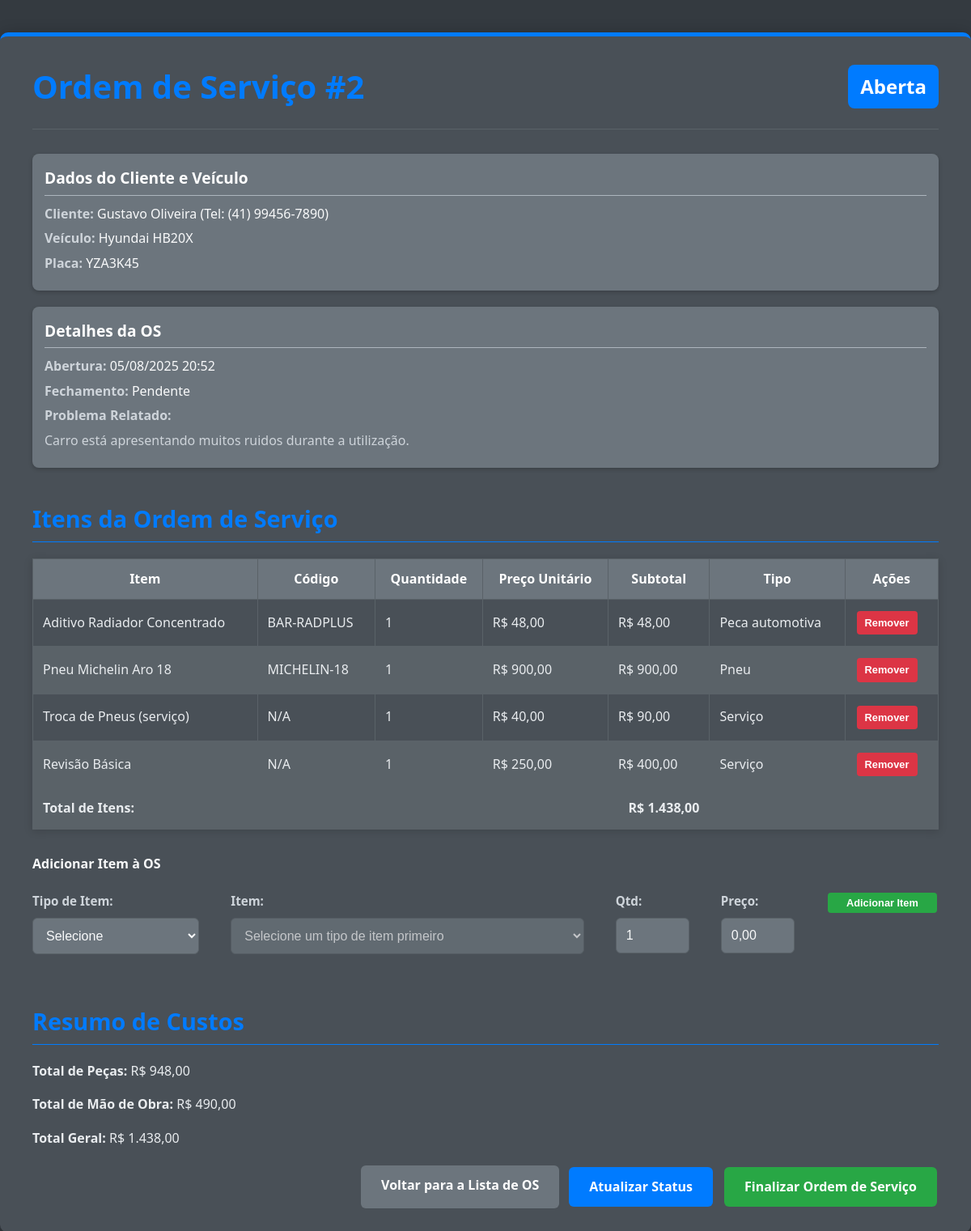
The page /os/editar_os.php?id=2 (signed in) on the database its author committed.
### tables this page shows
CREATE TABLE `ordens_servico` (
  `id` int NOT NULL,
  `cliente_id` int NOT NULL,
  `data_abertura` datetime DEFAULT CURRENT_TIMESTAMP,
  `data_fechamento` datetime DEFAULT NULL,
  `problema_relatado` text,
  `diagnostico` text,
  `servicos_executados` text,
  `total_pecas` decimal(10,2) DEFAULT NULL,
  `total_mao_obra` decimal(10,2) DEFAULT NULL,
  `total_geral` decimal(10,2) DEFAULT NULL,
  `status` enum('aberta','em_andamento','aguardando_peca','concluida','cancelada') DEFAULT 'aberta',
  `veiculo_id` varchar(45) NOT NULL
);

CREATE TABLE `clientes` (
  `id` int NOT NULL,
  `nome` varchar(100) NOT NULL,
  `telefone` varchar(20) DEFAULT NULL,
  `email` varchar(100) DEFAULT NULL,
  `cpf_cnpj` varchar(20) DEFAULT NULL,
  `tipo_cliente` enum('PF','PJ') DEFAULT NULL,
  `endereco` text
);

CREATE TABLE `veiculos` (
  `id` int NOT NULL,
  `cliente_id` int NOT NULL,
  `marca` varchar(50) DEFAULT NULL,
  `modelo` varchar(50) DEFAULT NULL,
  `ano` int DEFAULT NULL,
  `placa` varchar(10) DEFAULT NULL,
  `chassi` varchar(50) DEFAULT NULL
);

CREATE TABLE `itens_os` (
  `id` int NOT NULL,
  `os_id` int NOT NULL,
  `quantidade` int DEFAULT NULL,
  `preco_unitario` decimal(10,2) DEFAULT NULL,
  `mao_de_obra` decimal(10,2) DEFAULT NULL,
  `peca_id` int DEFAULT NULL,
  `servico_id` int DEFAULT NULL,
  `itens_oscol` varchar(45) DEFAULT NULL
);

CREATE TABLE `pecas` (
  `id` int NOT NULL,
  `nome_peca` varchar(100) NOT NULL,
  `descricao` text,
  `fabricante` varchar(50) DEFAULT NULL,
  `codigo_peca` varchar(50) DEFAULT NULL,
  `quantidade` int NOT NULL,
  `preco_custo` decimal(10,2) DEFAULT NULL,
  `preco_venda` decimal(10,2) DEFAULT NULL,
  `localizacao_estoque` varchar(50) DEFAULT NULL,
  `tipo_item` enum('peca_automotiva','pneu','acessorio_borracharia','servico_borracharia') DEFAULT 'peca_automotiva'
);

CREATE TABLE `servicos` (
  `id` int NOT NULL,
  `nome_servico` varchar(100) NOT NULL,
  `descricao` text,
  `preco` decimal(10,2) DEFAULT NULL,
  `tipo_estabelecimento` enum('borracharia','mecanica') NOT NULL
);

### os/editar_os.php (the view, shortened to what this page needs)
<?php
$os_id = isset($_GET['id']) ? (int)$_GET['id'] : (isset($_POST['id']) ? (int)$_POST['id'] : 0);
$conn = new mysqli(DB_HOST, DB_USER, DB_PASS, DB_NAME);
$conn->begin_transaction();
$os_details = null;
$sql_os = "SELECT
            os.id, os.data_abertura, os.data_fechamento, os.problema_relatado,
            os.diagnostico, os.servicos_executados, os.total_pecas, os.total_mao_obra,
            os.total_geral, os.status,
            c.id AS cliente_id, c.nome AS cliente_nome, c.telefone AS cliente_telefone,
            v.id AS veiculo_id, v.placa AS veiculo_placa, v.marca AS veiculo_marca, v.modelo AS veiculo_modelo
          FROM
            ordens_servico os
          JOIN clientes c ON os.cliente_id = c.id
          JOIN veiculos v ON os.veiculo_id = v.id
          WHERE os.id = ?";
$stmt_os = $conn->prepare($sql_os);
$stmt_os->bind_param("i", $os_id);
$stmt_os->execute();
$result_os = $stmt_os->get_result();
if ($result_os->num_rows > 0) {
    $os_details = $result_os->fetch_assoc();
}
$itens_os = [];
$sql_itens = "SELECT
                io.id, io.quantidade, io.preco_unitario, io.mao_de_obra,
                p.nome_peca, p.codigo_peca, p.tipo_item,
                s.nome_servico
              FROM
                itens_os io
              LEFT JOIN pecas p ON io.peca_id = p.id
              LEFT JOIN servicos s ON io.servico_id = s.id
              WHERE io.os_id = ?";
if ($stmt_itens = $conn->prepare($sql_itens)) {
    $stmt_itens->bind_param("i", $os_id);
    $stmt_itens->execute();
    $result_itens = $stmt_itens->get_result();
    if ($result_itens->num_rows > 0) {
        while($row_item = $result_itens->fetch_assoc()) {
            $itens_os[] = $row_item;
        }
    }
}
?>
<!DOCTYPE html>
<html lang="pt-BR">
<head>
    <link rel="stylesheet" href="../../css/style.css">
</head>
<body>
    <div class="container">
        <?php if ($os_details): ?>
            <div class="os-header">
                <h2>Ordem de Serviço #<?php echo htmlspecialchars($os_details['id']); ?></h2>
                <?php
                    $status_class = 'status-' . str_replace(' ', '_', $os_details['status']);
                    $status_text = htmlspecialchars(ucfirst(str_replace('_', ' ', $os_details['status'])));
                ?>
                <span class="status <?php echo $status_class; ?>"><?php echo $status_text; ?></span>
            </div>
            <div class="os-details">
                <div class="detail-card">
                    <h3>Dados do Cliente e Veículo</h3>
                    <p><strong>Cliente:</strong> <?php echo htmlspecialchars($os_details['cliente_nome']); ?> (Tel: <?php echo htmlspecialchars($os_details['cliente_telefone']); ?>)</p>
                    <p><strong>Veículo:</strong> <?php echo htmlspecialchars($os_details['veiculo_marca'] . ' ' . $os_details['veiculo_modelo']); ?></p>
                    <p><strong>Placa:</strong> <?php echo htmlspecialchars($os_details['veiculo_placa']); ?></p>
                </div>
                <div class="detail-card">
                    <h3>Detalhes da OS</h3>
                    <p><strong>Abertura:</strong> <?php echo (new DateTime($os_details['data_abertura']))->format('d/m/Y H:i'); ?></p>
                    <p><strong>Fechamento:</strong> <?php echo !empty($os_details['data_fechamento']) ? (new DateTime($os_details['data_fechamento']))->format('d/m/Y H:i') : 'Pendente'; ?></p>
                    <p><strong>Problema Relatado:</strong></p>
                    <p class="problem-text"><?php echo htmlspecialchars($os_details['problema_relatado']); ?></p>
                </div>
            </div>
            <div class="os-itens-section">
                <h3>Itens da Ordem de Serviço</h3>
                <?php if (empty($itens_os)): ?>
                    <p class="no-records">Nenhum item adicionado a esta Ordem de Serviço ainda.</p>
                <?php else: ?>
                    <table class="itens-table">
                        <thead>
                            <tr>
                                <th>Item</th>
                                <th>Código</th>
                                <th>Quantidade</th>
                                <th>Preço Unitário</th>
                                <th>Subtotal</th>
                                <th>Tipo</th>
                                <th>Ações</th>
                            </tr>
                        </thead>
                        <tbody>
                            <?php
                            foreach ($itens_os as $item):
                                $subtotal = ($item['quantidade'] * $item['preco_unitario']) + ($item['mao_de_obra'] ?? 0);
                            ?>
                            <tr>
                                <td><?php echo htmlspecialchars($item['nome_peca'] ?? $item['nome_servico']); ?></td>
                                <td><?php echo htmlspecialchars($item['codigo_peca'] ?? 'N/A'); ?></td>
                                <td><?php echo htmlspecialchars(number_format($item['quantidade'], 0, ',', '.')); ?></td>
                                <td>R$ <?php echo htmlspecialchars(number_format($item['preco_unitario'], 2, ',', '.')); ?></td>
                                <td>R$ <?php echo htmlspecialchars(number_format($subtotal, 2, ',', '.')); ?></td>
                                <td><?php echo htmlspecialchars(ucfirst(str_replace('_', ' ', $item['tipo_item'] ?? 'Serviço'))); ?></td>
                                <td>
                                    <form action="remover_item_os.php" method="POST" style="display:inline;">
                                        <button type="submit" class="btn btn-delete" onclick="return confirm('Tem certeza que deseja remover este item?');">Remover</button>
                                    </form>
                                </td>
                            </tr>
                            <?php endforeach; ?>
                            <tr class="total-row">
                                <td colspan="4" class="label">Total de Itens:</td>
                                <td>R$ <?php echo htmlspecialchars(number_format($os_details['total_pecas'] + $os_details['total_mao_obra'], 2, ',', '.')); ?></td>
                                <td></td>
                                <td></td>
                            </tr>
                        </tbody>
                    </table>
                <?php endif; ?>
                <div style="margin-top: 30px;">
                    <h4>Adicionar Item à OS</h4>
                    <form action="processar_item_os.php" method="POST">
                        <div style="display: flex; gap: 15px; align-items: flex-start; flex-wrap: wrap;">
                            <div class="form-group" style="flex: 2;">
                                <label for="tipo_item_add">Tipo de Item:</label>
                                <select id="tipo_item_add" name="tipo_item_add" required>
                                    <option value="">Selecione</option>
                                </select>
                            </div>
                            <div class="form-group" style="flex: 4;">
                                <label for="item_id">Item:</label>
                                <select id="item_id" name="item_id" required disabled>
                                    <option value="">Selecione um tipo de item primeiro</option>
                                </select>
                            </div>
                            <div class="form-group" style="flex: 1;">
                                <label for="quantidade">Qtd:</label>
                                <input type="number" id="quantidade" name="quantidade" value="1" min="1" required>
                            </div>
                            <div class="form-group" id="preco-peca-group" style="flex: 1;">
                                <label for="preco_unitario">Preço:</label>
                                <input type="text" id="preco_unitario" name="preco_unitario" value="0,00" required>
                            </div>
                            <button type="submit" class="btn btn-add" style="flex: 1;">Adicionar Item</button>
                        </div>
                    </form>
                </div>
            </div>
            <div class="os-totais-section">
                <h3>Resumo de Custos</h3>
                <div class="detail-card">
                    <p><strong>Total de Peças:</strong> R$ <?php echo htmlspecialchars(number_format($os_details['total_pecas'], 2, ',', '.')); ?></p>
                    <p><strong>Total de Mão de Obra:</strong> R$ <?php echo htmlspecialchars(number_format($os_details['total_mao_obra'], 2, ',', '.')); ?></p>
                    <p><strong>Total Geral:</strong> R$ <?php echo htmlspecialchars(number_format($os_details['total_geral'], 2, ',', '.')); ?></p>
                </div>
            </div>
            <div class="action-buttons">
                <a href="listar_os.php" class="btn-back">Voltar para a Lista de OS</a>
                <a href="#" class="btn btn-primary">Atualizar Status</a> <a href="#" class="btn btn-finish-service">Finalizar Ordem de Serviço</a> </div>
        <?php else: ?>
            <p class="no-records">Ordem de Serviço não encontrada.</p>
        <?php endif; ?>
    </div>
</body>
</html>

### css/style.css (style rules this page uses)
html, body { height: 100%; margin: 0; padding: 0; }
body { font-family: 'Segoe UI', Tahoma, Geneva, Verdana, sans-serif; background-color: #212529; color: #f8f9fa; line-height: 1.6; }
.container { background-color: #343a40; padding: 30px 40px; border-radius: 10px; box-shadow: 0 4px 20px rgba(0, 0, 0, 0.4); max-width: 1000px; margin: 40px auto; border-top: 5px solid #007bff; }
h1, h2, h3 { color: #007bff; text-align: center; margin-bottom: 25px; font-weight: 600; }
p { margin-bottom: 15px; color: #e9ecef; }
.btn { padding: 5px 10px; border-radius: 4px; font-size: 0.8em; font-weight: bold; cursor: pointer; border: none; color: white; transition: background-color 0.3s ease; margin: 2px; }
.form-group { margin-bottom: 20px; }
.form-group label { display: block; margin-bottom: 8px; font-weight: 600; color: #ced4da; font-size: 0.95em; }
.form-group input[type="text"], .form-group input[type="number"], .form-group input[type="email"], .form-group input[type="datetime-local"], .form-group select, .form-group textarea { width: calc(100% - 24px); padding: 12px; border: 1px solid #495057; border-radius: 6px; font-size: 1em; box-sizing: border-box; transition: border-color 0.3s ease, box-shadow 0.3s ease; background-color: #6c757d; color: #f8f9fa; }
table { width: 100%; border-collapse: collapse; margin-top: 20px; box-shadow: 0 2px 10px rgba(0, 0, 0, 0.15); table-layout: auto; }
th, td { border: 1px solid #495057; padding: 12px; text-align: left; vertical-align: middle; word-wrap: break-word; color: #e9ecef; }
th { background-color: #6c757d; color: white; font-weight: 600; text-align: center; }
tr:nth-child(even) { background-color: #5a6268; }
.status-aberta { background-color: #007bff; color: white; padding: 4px 8px; border-radius: 4px; font-size: 0.85em; font-weight: bold; }
.btn-edit, .btn-delete, .btn-edit-os { width: 75px; padding: 6px 0; border-radius: 4px; text-decoration: none; color: white; font-size: 0.85em; white-space: nowrap; display: inline-block; text-align: center; box-sizing: border-box; transition: background-color 0.3s ease, transform 0.2s ease; line-height: 1.5; vertical-align: middle; }
.btn-delete { background-color: #dc3545; }

### rows shown on the page
ordens_servico: id "2", status "Aberta", cliente.nome "Gustavo Oliveira", cliente.telefone "(41) 99456-7890", veiculo.modelo "Hyundai HB20X", veiculo.placa "YZA3K45", data_abertura "05/08/2025 20:52", problema_relatado "Carro está apresentando muitos ruidos durante a utilização.", $os_details['total_pecas'] + $os_details['total_mao_obra'] "1.438,00", total_pecas "948,00", total_mao_obra "490,00", total_geral "1.438,00"
itens_os: peca.nome_peca "Aditivo Radiador Concentrado", peca.codigo_peca "BAR-RADPLUS", quantidade "1", preco_unitario "48,00", subtotal "48,00", peca.tipo_item "Peca automotiva"
itens_os: peca.nome_peca "Pneu Michelin Aro 18", peca.codigo_peca "MICHELIN-18", quantidade "1", preco_unitario "900,00", subtotal "900,00", peca.tipo_item "Pneu"
itens_os: servico.nome_servico "Troca de Pneus (serviço)", codigo_peca "N/A", quantidade "1", preco_unitario "40,00", subtotal "90,00", tipo_item "Serviço"
itens_os: servico.nome_servico "Revisão Básica", codigo_peca "N/A", quantidade "1", preco_unitario "250,00", subtotal "400,00", tipo_item "Serviço"
